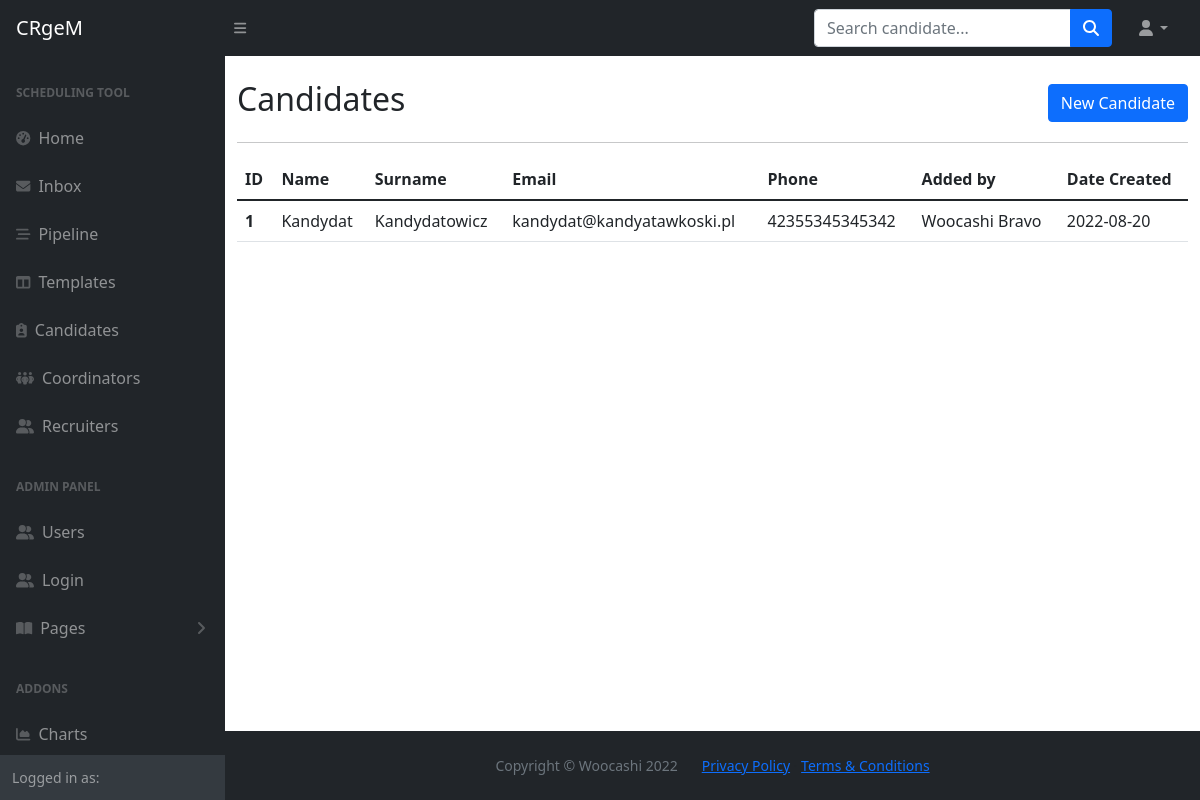
/candidates, run on an earlier commit of the app's database.
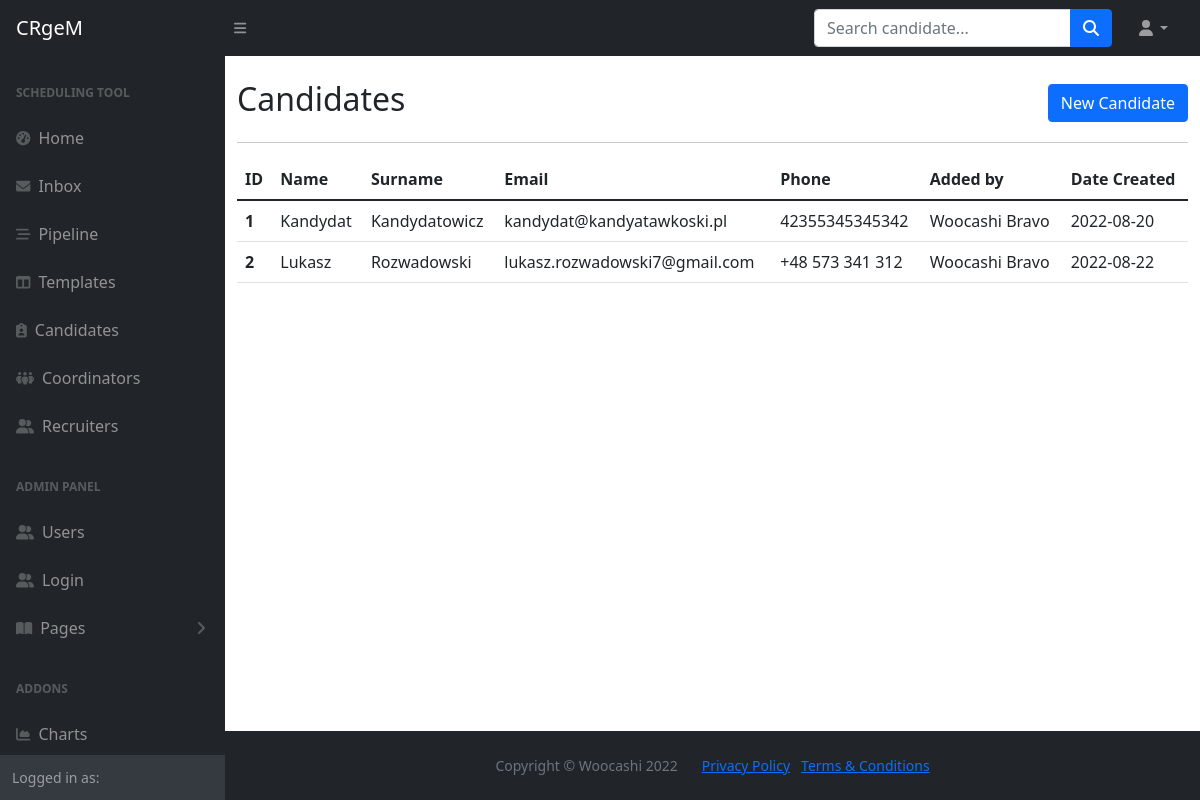
And on a later commit of the database.
### main.py (models this page shows)
class Candidate(db.Model, Base):
    __tablename__="candidates"
    id = db.Column(db.Integer, primary_key=True)
    first_name = db.Column(db.String, nullable=False)
    last_name = db.Column(db.String, nullable=False)
    full_name = db.Column(db.String, nullable=False)
    email = db.Column(db.String, nullable=False, unique=True)
    phone = db.Column(db.String, nullable=False)
    cv = db.Column(db.String, nullable=True)
    owner_id = Column(Integer, ForeignKey('users.id'))
    created_by = relationship("User", back_populates="candidates")
    created_date = db.Column(db.Date, nullable=False)
    tasks = relationship("Task", back_populates="candidate")

class User(db.Model, UserMixin, Base):
    __tablename__="users"
    id = db.Column(db.Integer, primary_key=True)
    first_name = db.Column(db.String, nullable=False)
    last_name = db.Column(db.String, nullable=False)
    full_name = db.Column(db.String, nullable=False)
    email = db.Column(db.String, nullable=False, unique=True)
    phone = db.Column(db.String, nullable=False)
    type = db.Column(db.String, nullable=False)
    password = db.Column(db.String, nullable=False)
    interviews = relationship("Interview", back_populates="created_by")
    templates = relationship("Template", back_populates="created_by")
    candidates = relationship("Candidate", back_populates="created_by")
    tasks_sent = relationship("Task", primaryjoin="User.id==Task.sender_id", back_populates="from_user")
    tasks_received = relationship("Task", primaryjoin="User.id==Task.recipient_id", back_populates="to_user")
    tasks_delegated = relationship("Task", primaryjoin="User.id==Task.delegate_id", back_populates="delegated_by")

### main.py (the view)
@app.route('/candidates')
def candidates():
    candidates = db.session.query(Candidate).all()
    return render_template('candidates.html', candidates=candidates, current_user=current_user)

### templates/candidates.html
{% import "bootstrap/wtf.html" as wtf %}
{% include 'header.html' %}
	<main>
		<div class="container mt-4">
			<div class="row d-flex align-items-center">
				<div class="col-lg-6">
					<h2>Candidates</h2>
				</div>
				<div class="col-lg-6 d-flex justify-content-end">
					<a class="btn btn-primary" href="{{url_for('candidates_new', form=form)}}">New Candidate</a>
				</div>
			</div>
			<hr>
			{% if candidates|length == 0 %}
			<p>There are no candidates registered in this CRM environment</p>
			{% else %}
			<table class="table">
				  <thead>
				    <tr>
				      <th scope="col">ID</th>
				      <th scope="col">Name</th>
				      <th scope="col">Surname</th>
				      <th scope="col">Email</th>
					    <th scope="col">Phone</th>
					    <th scope="col">Added by</th>
					    <th scope="col">Date Created</th>
				    </tr>
				  </thead>
				  <tbody>
				  {% for candidate in candidates %}
				    <tr>
				      <th scope="row">{{candidate.id}}</th>
				      <td>{{candidate.first_name}}</td>
				      <td>{{candidate.last_name}}</td>
				      <td>{{candidate.email}}</td>
					    <td>{{candidate.phone}}</td>
					    <td>{{candidate.created_by.full_name}}</td>
					    <td>{{candidate.created_date}}</td>
				    </tr>
				  {% endfor %}
				  </tbody>
				</table>
			{% endif %}
		</div>
	</main>
{% include 'footer.html' %}

What changed in the data, as far as the page shows it:
added Candidate: id "2", first_name "Lukasz", last_name "Rozwadowski", email "lukasz.rozwadowski7@gmail.com", phone "+48 573 341 312", created_by.full_name "Woocashi Bravo", created_date "2022-08-22"
